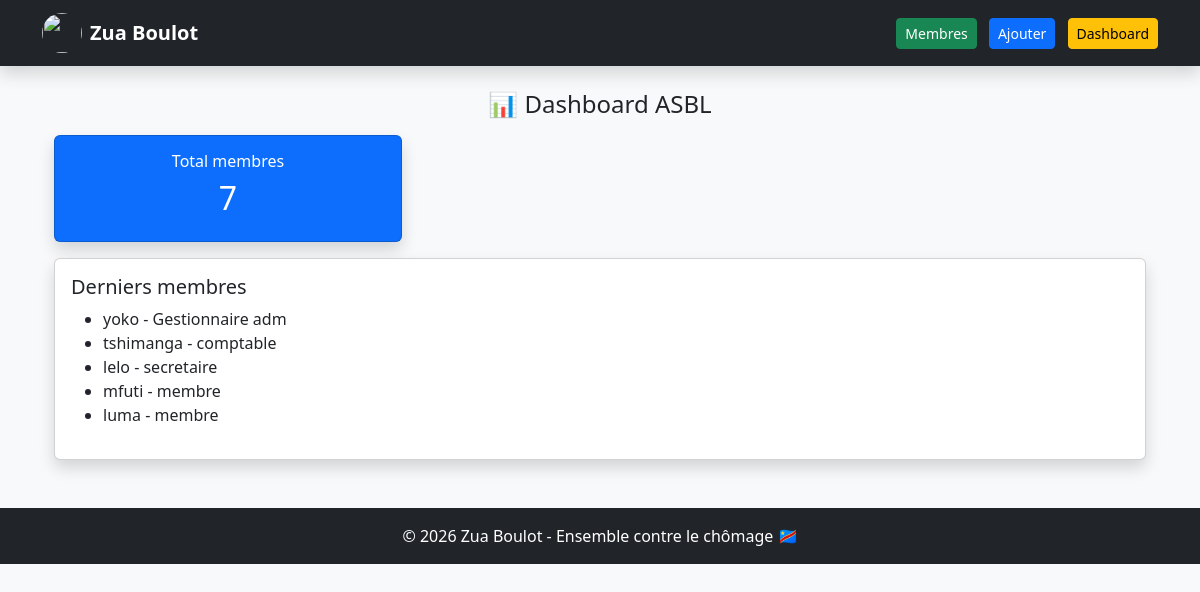
/dashboard/, run on the app's committed database.
### membres/models.py (models this page shows, shortened)
class Membre(models.Model):
    nom = models.CharField(max_length=100)
    telephone = models.CharField(max_length=20)
    email = models.EmailField(unique=True)
    code_membre = models.CharField(max_length=20, unique=True, blank=True)
    date_inscription = models.DateTimeField(auto_now_add=True)

### membres/views.py (the view)
# urls.py: path('dashboard/', views.dashboard, name='dashboard'),
def dashboard(request):
    membres = Membre.objects.all()
    total = membres.count()
    fonctions = [m.fonction for m in membres]
    stats = Counter(fonctions)
    labels = list(stats.keys())
    data = list(stats.values())
    derniers = Membre.objects.order_by('-id')[:5]
    return render(request, 'dashboard.html', {
        'total': total,
        'derniers': derniers,
        'labels': json.dumps(labels),
        'data': json.dumps(data),
    })

### membres/templates/dashboard.html
{% extends 'base.html' %}
{% block content %}
<div class="container mt-3">
    <h4 class="mb-3 text-center">📊 Dashboard ASBL</h4>
    <div class="row mb-3">
        <div class="col-12 col-md-4">
            <div class="card text-white bg-primary shadow text-center">
                <div class="card-body">
                    <h6>Total membres</h6>
                    <h2>{{ total }}</h2>
                </div>
            </div>
        </div>
    </div>
    <div class="card shadow">
        <div class="card-body">
            <h5>Derniers membres</h5>
            <ul>
                {% for m in derniers %}
                    <li>{{ m.nom }} - {{ m.fonction }}</li>
                {% endfor %}
            </ul>
        </div>
    </div>
</div>
{% endblock %}

### data on the page
Membre: nom "yoko", fonction "Gestionnaire adm"
Membre: nom "tshimanga", fonction "comptable"
Membre: nom "lelo", fonction "secretaire"
Membre: nom "mfuti", fonction "membre"
Membre: nom "luma", fonction "membre"

### other printed values
{{ total }} "7"
